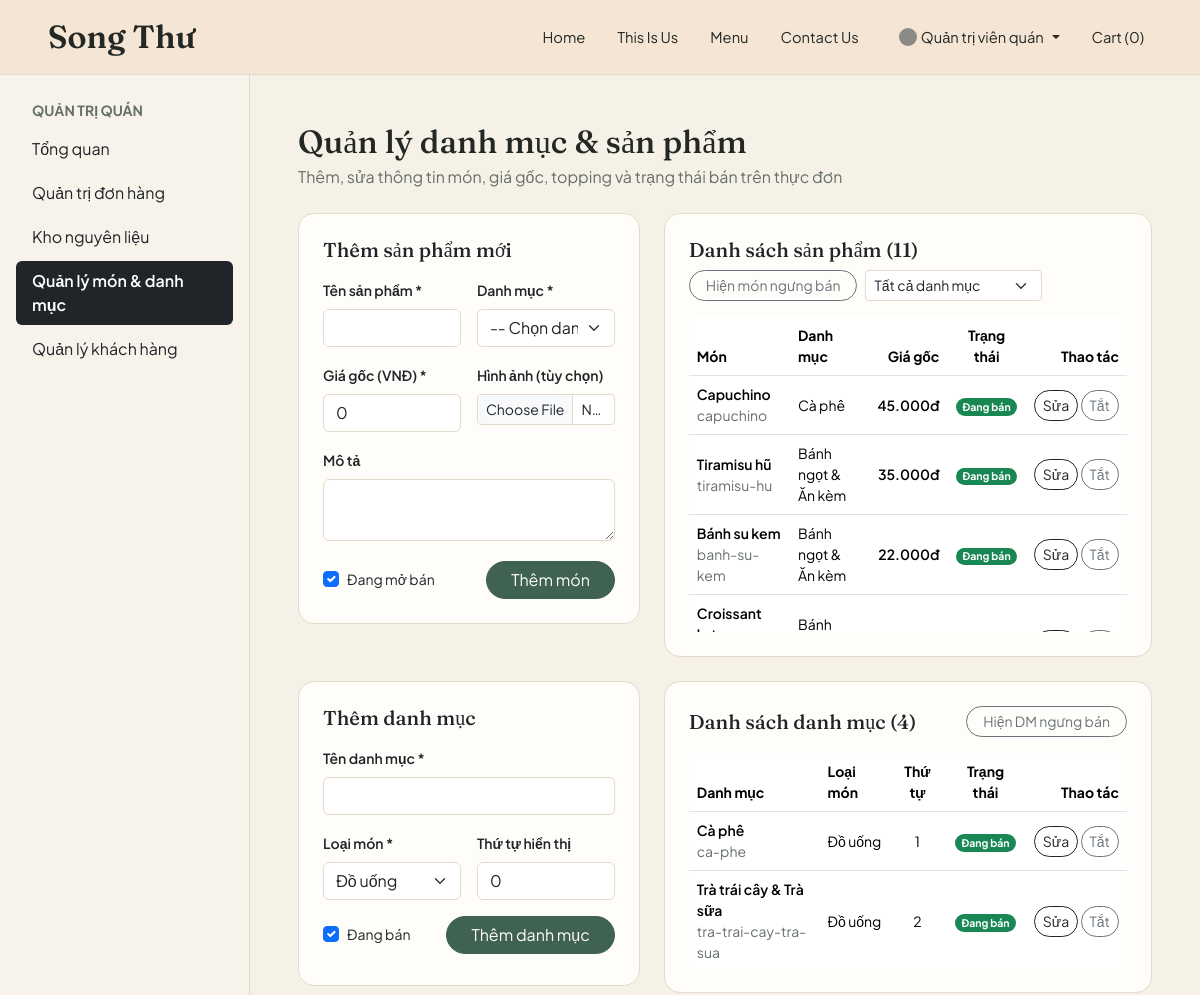
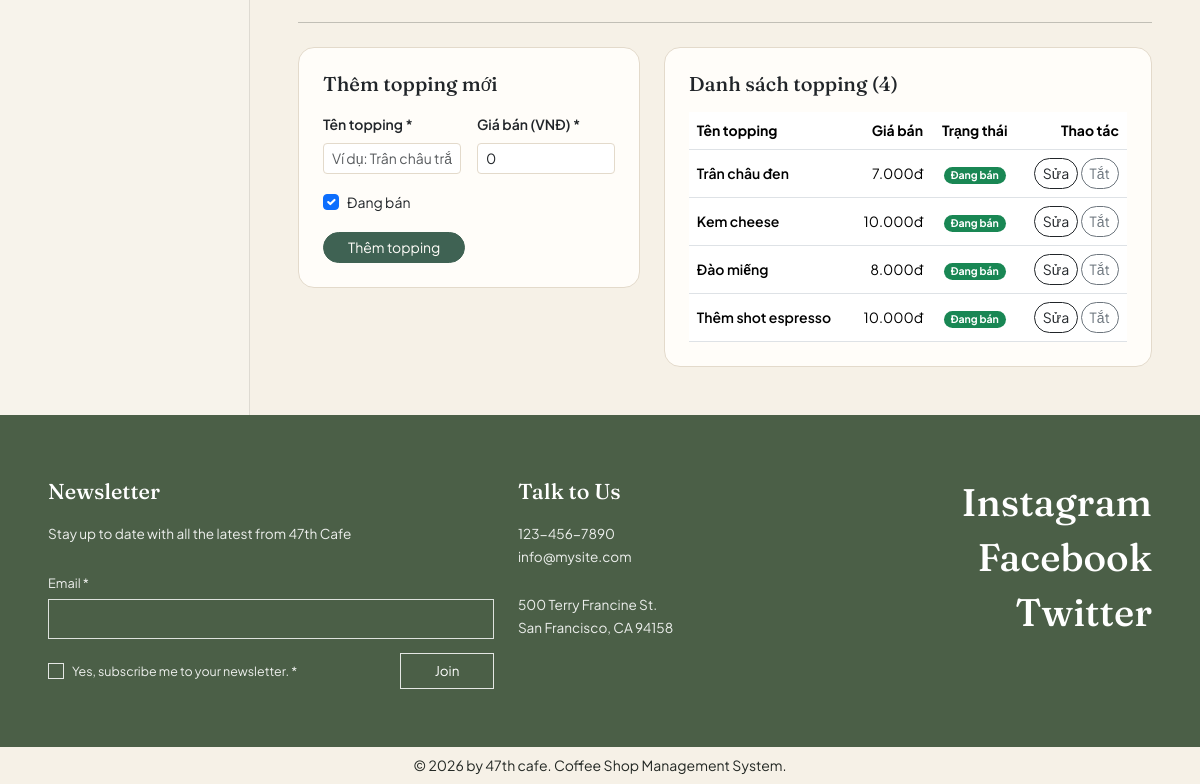
Screenshot of /?c=admin&a=catalog (signed in) with the database file from the repository (2 pictures, top to bottom).
### tables this page shows
CREATE TABLE `san_pham` (
  `id` int(10) UNSIGNED NOT NULL,
  `danh_muc_id` int(10) UNSIGNED NOT NULL,
  `ten_san_pham` varchar(150) NOT NULL,
  `duong_dan` varchar(170) NOT NULL,
  `mo_ta` text DEFAULT NULL,
  `hinh_anh` varchar(255) DEFAULT NULL,
  `gia_goc` decimal(10,2) NOT NULL DEFAULT 0.00,
  `con_ban` tinyint(1) NOT NULL DEFAULT 1,
  `ngay_tao` timestamp NOT NULL DEFAULT current_timestamp()
);

CREATE TABLE `danh_muc` (
  `id` int(10) UNSIGNED NOT NULL,
  `ten_danh_muc` varchar(100) NOT NULL,
  `duong_dan` varchar(120) NOT NULL,
  `loai_mon` enum('do_uong','banh') NOT NULL DEFAULT 'do_uong',
  `thu_tu_hien_thi` int(11) NOT NULL DEFAULT 0,
  `con_ban` tinyint(1) NOT NULL DEFAULT 1
);

CREATE TABLE `topping` (
  `id` int(10) UNSIGNED NOT NULL,
  `ten_topping` varchar(100) NOT NULL,
  `gia_ban` decimal(10,2) NOT NULL DEFAULT 0.00,
  `con_ban` tinyint(1) NOT NULL DEFAULT 1
);

### views/admin/catalog.php (the view, shortened to what the rows shown need)
<div class="mb-4">
    <h1 class="h2 mb-1">Quản lý danh mục &amp; sản phẩm</h1>
</div>
<div class="row g-4 align-items-start mb-4">
    <div class="col-xl-5">
        <div class="card card-coffee p-4">
            <div class="d-flex justify-content-between align-items-center mb-3">
                <h2 class="h5 mb-0">
                    <?= !empty($editProduct) ? 'Sửa sản phẩm #' . (int) $editProduct['id'] : 'Thêm sản phẩm mới' ?>
                </h2>
            </div>
        </div>
    </div>
    <div class="col-xl-7">
        <div class="card card-coffee p-4 d-flex flex-column">
            <div class="d-flex flex-wrap justify-content-between align-items-center gap-2 mb-3">
                <h2 class="h5 mb-0">
                    Danh sách sản phẩm (<span id="productVisibleCount">0</span>)
                </h2>
            </div>
            <div style="max-height: 315px; overflow-y: auto;">
                <table class="table align-middle mb-0 small">
                    <thead class="sticky-top bg-white">
                        <tr class="text-coffee-muted">
                            <th>Món</th>
                            <th>Danh mục</th>
                            <th class="text-end">Giá gốc</th>
                            <th class="text-center">Trạng thái</th>
                            <th class="text-end">Thao tác</th>
                        </tr>
                    </thead>
                    <tbody>
                        <?php foreach ($products as $prod): ?>
                            <?php $isSelling = (int) ($prod['con_ban'] ?? 1) === 1; ?>
                            <tr
                                class="product-row"
                                data-category-id="<?= (int) $prod['danh_muc_id'] ?>"
                                data-active="<?= $isSelling ? '1' : '0' ?>"
                            >
                                <td>
                                    <div class="fw-semibold"><?= htmlspecialchars((string) $prod['ten_san_pham']) ?></div>
                                    <div class="text-coffee-muted"><?= htmlspecialchars((string) $prod['duong_dan']) ?></div>
                                </td>
                                <td><?= htmlspecialchars((string) $prod['ten_danh_muc']) ?></td>
                                <td class="text-end fw-semibold"><?= format_vnd((float) $prod['gia_goc']) ?></td>
                                <td class="text-center">
                                    <span class="badge rounded-pill <?= $isSelling ? 'bg-success' : 'bg-secondary' ?>">
                                        <?= $isSelling ? 'Đang bán' : 'Ngưng bán' ?>
                                    </span>
                                </td>
                                <td class="text-end text-nowrap">
                                    <a
                                        href="<?= BASE_URL ?>/?c=admin&a=catalog&edit_prod=<?= (int) $prod['id'] ?>"
                                        class="btn btn-sm btn-outline-dark rounded-pill px-2"
                                    >
                                        Sửa
                                    </a>
                                    <form method="POST" action="<?= BASE_URL ?>/?c=admin&a=toggleProduct" class="d-inline">
                                        <button type="submit" class="btn btn-sm btn-outline-secondary rounded-pill px-2">
                                            <?= $isSelling ? 'Tắt' : 'Bật' ?>
                                        </button>
                                    </form>
                                </td>
                            </tr>
                        <?php endforeach; ?>
                    </tbody>
                </table>
            </div>
        </div>
    </div>
</div>
<div class="row g-4 align-items-start">
    <div class="col-xl-5">
        <div class="card card-coffee p-4" style="min-height: 305px;">
            <div class="d-flex justify-content-between align-items-center mb-3">
                <h2 class="h5 mb-0">
                    <?= !empty($editCategory) ? 'Sửa danh mục #' . (int) $editCategory['id'] : 'Thêm danh mục' ?>
                </h2>
            </div>
        </div>
    </div>
    <div class="col-xl-7">
        <div class="card card-coffee p-4 d-flex flex-column">
            <div class="d-flex flex-wrap justify-content-between align-items-center gap-2 mb-3">
                <h2 class="h5 mb-0">
                    Danh sách danh mục (<span id="categoryVisibleCount">0</span>)
                </h2>
            </div>
            <div style="max-height: 215px; overflow-y: auto;">
                <table class="table align-middle mb-0 small">
                    <thead class="sticky-top bg-white">
                        <tr class="text-coffee-muted">
                            <th>Danh mục</th>
                            <th>Loại món</th>
                            <th class="text-center">Thứ tự</th>
                            <th class="text-center">Trạng thái</th>
                            <th class="text-end">Thao tác</th>
                        </tr>
                    </thead>
                    <tbody>
                        <?php foreach ($categories as $cat): ?>
                            <?php $catActive = (int) ($cat['con_ban'] ?? 1) === 1; ?>
                            <tr class="category-row" data-active="<?= $catActive ? '1' : '0' ?>">
                                <td>
                                    <div class="fw-semibold"><?= htmlspecialchars((string) $cat['ten_danh_muc']) ?></div>
                                    <div class="text-coffee-muted"><?= htmlspecialchars((string) $cat['duong_dan']) ?></div>
                                </td>
                                <td><?= $cat['loai_mon'] === 'banh' ? 'Bánh' : 'Đồ uống' ?></td>
                                <td class="text-center"><?= (int) $cat['thu_tu_hien_thi'] ?></td>
                                <td class="text-center">
                                    <span class="badge rounded-pill <?= $catActive ? 'bg-success' : 'bg-secondary' ?>">
                                        <?= $catActive ? 'Đang bán' : 'Ngưng bán' ?>
                                    </span>
                                </td>
                                <td class="text-end text-nowrap">
                                    <a
                                        href="<?= BASE_URL ?>/?c=admin&a=catalog&edit_cat=<?= (int) $cat['id'] ?>"
                                        class="btn btn-sm btn-outline-dark rounded-pill px-2"
                                    >
                                        Sửa
                                    </a>
                                    <form method="POST" action="<?= BASE_URL ?>/?c=admin&a=toggleCategory" class="d-inline">
                                        <button type="submit" class="btn btn-sm btn-outline-secondary rounded-pill px-2">
                                            <?= $catActive ? 'Tắt' : 'Bật' ?>
                                        </button>
                                    </form>
                                </td>
                            </tr>
                        <?php endforeach; ?>
                    </tbody>
                </table>
            </div>
        </div>
    </div>
</div>
<div id="options-section" class="row g-4 align-items-start">
    <div class="col-xl-5">
        <div class="card card-coffee p-4">
            <h2 class="h5 mb-3"><?= !empty($editTopping) ? 'Sửa topping' : 'Thêm topping mới' ?></h2>
        </div>
    </div>
    <div class="col-xl-7">
        <div class="card card-coffee p-4">
            <div class="table-responsive" style="max-height: 280px; overflow-y: auto;">
                <table class="table align-middle small mb-0">
                    <thead>
                        <tr class="text-coffee-muted">
                            <th>Tên topping</th>
                            <th class="text-end">Giá bán</th>
                            <th class="text-center">Trạng thái</th>
                            <th class="text-end">Thao tác</th>
                        </tr>
                    </thead>
                    <tbody>
                        <?php if (empty($toppings)): ?>
                            <tr>
                                <td colspan="4" class="text-center text-coffee-muted py-3">Chưa có topping nào.</td>
                            </tr>
                        <?php else: ?>
                            <?php foreach ($toppings as $t): ?>
                                <?php $on = (int) ($t['con_ban'] ?? 1) === 1; ?>
                                <tr>
                                    <td class="fw-semibold"><?= htmlspecialchars((string) $t['ten_topping']) ?></td>
                                    <td class="text-end"><?= format_vnd((float) $t['gia_ban']) ?></td>
                                    <td class="text-center">
                                        <span class="badge rounded-pill <?= $on ? 'bg-success' : 'bg-secondary' ?>">
                                            <?= $on ? 'Đang bán' : 'Tắt' ?>
                                        </span>
                                    </td>
                                    <td class="text-end text-nowrap">
                                        <a href="<?= BASE_URL ?>/?c=admin&a=catalog&edit_topping=<?= (int) $t['id'] ?>#options-section" class="btn btn-sm btn-outline-dark rounded-pill px-2">
                                            Sửa
                                        </a>
                                        <form method="POST" action="<?= BASE_URL ?>/?c=admin&a=toggleTopping" class="d-inline">
                                            <button type="submit" class="btn btn-sm btn-outline-secondary rounded-pill px-2">
                                                <?= $on ? 'Tắt' : 'Bật' ?>
                                            </button>
                                        </form>
                                    </td>
                                </tr>
                            <?php endforeach; ?>
                        <?php endif; ?>
                    </tbody>
                </table>
            </div>
        </div>
    </div>
</div>

### rows the page displays
san_pham: ten_san_pham "Capuchino", duong_dan "capuchino", danh_muc.ten_danh_muc "Cà phê", gia_goc "45.000đ", con_ban "Đang bán"
san_pham: ten_san_pham "Tiramisu hũ", duong_dan "tiramisu-hu", danh_muc.ten_danh_muc "Bánh ngọt & Ăn kèm", gia_goc "35.000đ", con_ban "Đang bán"
san_pham: ten_san_pham "Bánh su kem", duong_dan "banh-su-kem", danh_muc.ten_danh_muc "Bánh ngọt & Ăn kèm", gia_goc "22.000đ", con_ban "Đang bán"
san_pham: ten_san_pham "Croissant…", danh_muc.ten_danh_muc "Bánh…"
danh_muc: ten_danh_muc "Cà phê", duong_dan "ca-phe", loai_mon "Đồ uống", thu_tu_hien_thi "1", con_ban "Đang bán"
danh_muc: ten_danh_muc "Trà trái cây & Trà sữa", duong_dan "tra-trai-cay-tra-sua", loai_mon "Đồ uống", thu_tu_hien_thi "2", con_ban "Đang bán"
topping: ten_topping "Trân châu đen", gia_ban "7.000đ", con_ban "Đang bán"
topping: ten_topping "Kem cheese", gia_ban "10.000đ", con_ban "Đang bán"
topping: ten_topping "Đào miếng", gia_ban "8.000đ", con_ban "Đang bán"
topping: ten_topping "Thêm shot espresso", gia_ban "10.000đ", con_ban "Đang bán"

### other values shown
$_SESSION['user']['ho_ten'] "Quản trị viên quán"
$cartCount "0"
$item['label'] "Tổng quan"
$item['label'] "Quản trị đơn hàng"
$item['label'] "Kho nguyên liệu"
$item['label'] "Quản lý món & danh mục"
$item['label'] "Quản lý khách hàng"
count($toppings ?? []) "4"
